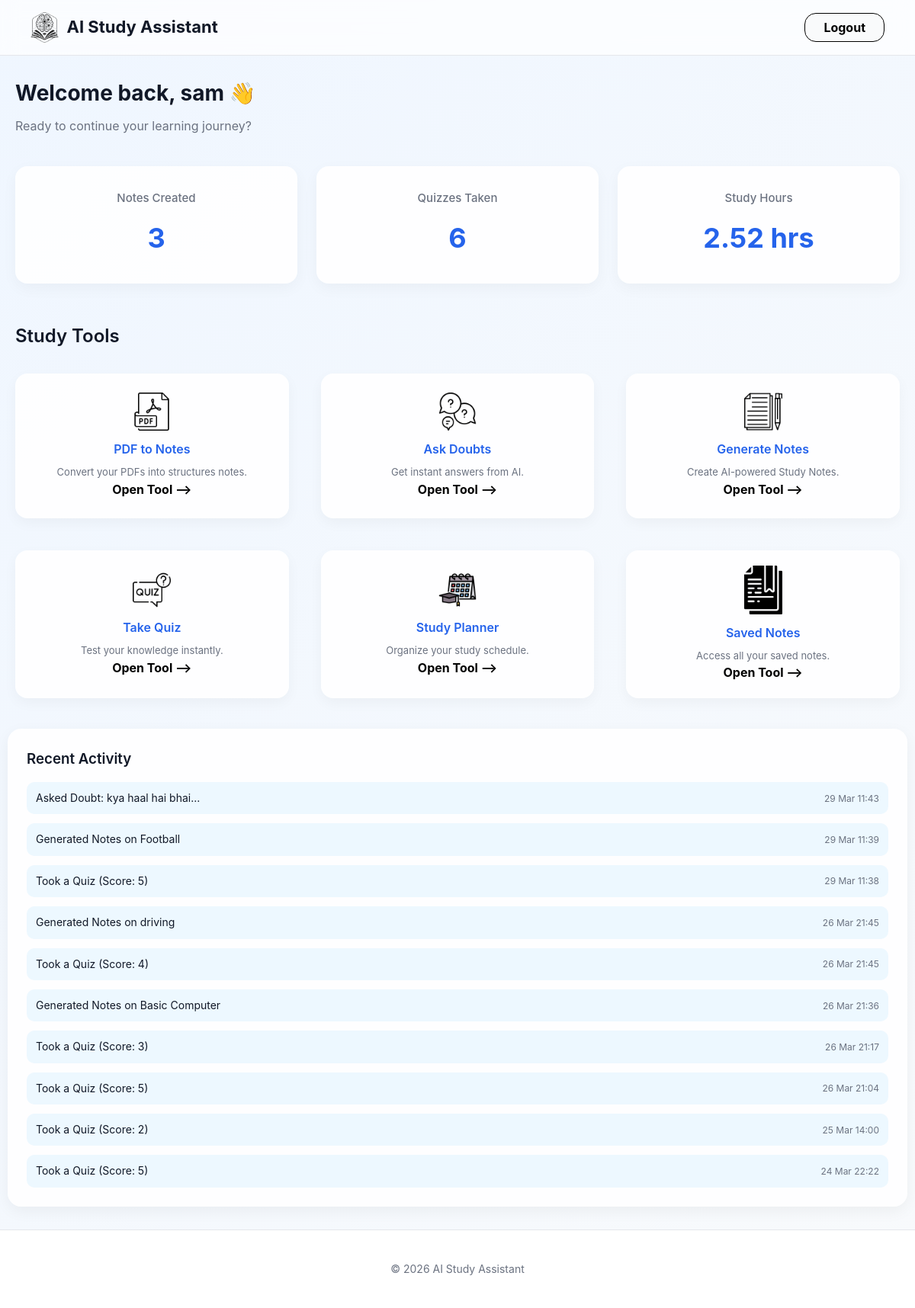
/dashboard (signed in), run on the app's committed database.
### models.py (models this page shows)
class User(db.Model):
    __tablename__ = "users"
    id = db.Column(db.Integer, primary_key=True)
    username = db.Column(db.String(120), nullable=False)
    email = db.Column(db.String(120), unique=True, nullable=False)
    password = db.Column(db.String(200), nullable=False)
    quiz_count = db.Column(db.Integer, default=0)
    study_time = db.Column(db.Integer, default=0)
    last_activity = db.Column(db.DateTime)

class Activity(db.Model):
    __tablename__ = "activities"
    id = db.Column(db.Integer, primary_key=True)
    action = db.Column(db.String(200), nullable=False)
    timestamp = db.Column(db.DateTime, server_default=db.func.now())
    user_id = db.Column(db.Integer, db.ForeignKey("users.id"), nullable=False)
    user = db.relationship("User", backref="activities")

### app.py (the view)
@app.route("/dashboard")
def dashboard():
    if "user_id" not in session:
        flash("Please Login First!", "warning")
        return redirect(url_for("index"))
    user = User.query.get(session["user_id"])
    notes_count = Note.query.filter_by(user_id=session['user_id']).count()
    quiz_count = user.quiz_count
    study_hours = round((user.study_time / 3600),2)
    activities = Activity.query.filter_by(
        user_id=session["user_id"]
    ).order_by(Activity.timestamp.desc()).limit(10).all()
    for act in activities:
        act.local_time = act.timestamp + timedelta(hours=5,minutes=30)
    return render_template("dashboard.html",
     username=session["username"],
     notes_count=notes_count,
     quiz_count=quiz_count,
     study_hours=study_hours,
     activities=activities
    )

### templates/dashboard.html
{% extends 'base.html' %}
{% block content %}
<div class="dashboard-container fade-in">
    <div class="dashboard-header fade-in">
        <h1>Welcome back, {{ username }} 👋</h1>
        <p>Ready to continue your learning journey?</p>
    </div>
    <div class="stats-grid fade-in">
        <div class="stat-card fade-in">
            <h3>Notes Created</h3>
            <h2> {{ notes_count or 0 }} </h2>
        </div>
        <div class="stat-card fade-in">
            <h3>Quizzes Taken</h3>
            <h2> {{ quiz_count or 0 }} </h2>
        </div>
        <div class="stat-card fade-in">
            <h3>Study Hours</h3>
            <h2> {{ study_hours or 0 }} hrs </h2>
        </div>
    </div>
    <h2 style="margin-left:10px; margin-bottom:20px;">Study Tools</h2>
    <div class="tools-grid fade-in">
        <a href="/pdf_to_notes" class="card fade-in">
            <img src="{{ url_for('static', filename='images/d-pdf.png') }}" alt="pdf to notes">
            <h3>PDF to Notes</h3>
            <p>Convert your PDFs into structures notes.</p>
            <h4>Open Tool &xrarr;</h4>
        </a>
        <a href="/ask_doubts" class="card fade-in">
            <img src="{{ url_for('static', filename='images/d-questions.png') }}" alt="ask doubts">
            <h3>Ask Doubts</h3>
            <p>Get instant answers from AI.</p>
            <h4>Open Tool &xrarr;</h4>
        </a>
        <a href="/generate_notes" class="card fade-in">
            <img src="{{ url_for('static', filename='images/d-notes.png') }}" alt="generate notes">
            <h3>Generate Notes</h3>
            <p>Create AI-powered Study Notes.</p>
            <h4>Open Tool &xrarr;</h4>
        </a>
        <a href="/quiz" class="card fade-in">
            <img src="{{ url_for('static', filename='images/d-quiz.png') }}" alt="take quiz">
            <h3>Take Quiz</h3>
            <p>Test your knowledge instantly.</p>
            <h4>Open Tool &xrarr;</h4>
        </a>
        <a href="/study_planner" class="card fade-in">
            <img src="{{ url_for('static', filename='images/d-calendar.png') }}" alt="study planner">
            <h3>Study Planner</h3>
            <p>Organize your study schedule.</p>
            <h4>Open Tool &xrarr;</h4>
        </a>
        <a href="/saved_notes" class="card fade-in">
            <img src="{{ url_for('static', filename='images/d-save.png') }}" alt="saved notes">
            <h3>Saved Notes</h3>
            <p>Access all your saved notes.</p>
            <h4>Open Tool &xrarr;</h4>
        </a>
    </div>
    <div class="recent-activity fade-in">
        <h3>Recent Activity</h3>
        {% if activities %}
        <div class="activity-list fade-in">
            {% for act in activities %}
            <div class="activity-item">
                <div class="activity-text">
                    {{ act.action }}
                </div>
                <div class="activity-time">
                    {{ act.local_time.strftime("%d %b %H:%M") }}
                </div>
            </div>
            {% endfor %}
        </div>
        {% else %}
        <p>No recent activity</p>
        {% endif %}
    </div>
</div>
{% endblock %}

### static/css/style.css (style rules this page uses)
:root { --primary: #2563eb; --secondary: #9333ea; --text-dark: #111827; --text-light: #6b7280; --bg: linear-gradient( 135deg, #eff6ff, #f8fafc ); --card: rgba(255,255,255,0.9); --bg-light: #f9fafb; --white: #ffffff; --border-light: #e5e7eb; }
* { margin: 0; padding: 0; box-sizing: border-box; transition: all 0.3s ease; }
html { scroll-behavior: smooth; }
body { font-family: "Inter", Arial, sans-serif; min-height: 100vh; display: flex; flex-direction: column; background: var(--bg); color: var(--text-dark); padding-top: 90px; line-height: 1.6; }
img { max-width: 100%; display: block; }
a { text-decoration: none; }
h1, h2, h3 { font-weight: 600; }
.card { background: var(--card); margin: 10px; padding: 30px; border-radius: 16px; box-shadow: 0 4px 15px rgba(0, 0, 0, 0.05); transition: transform 0.3s ease, box-shadow 0.3s ease; text-align: center; }
.card img { width: 80px; margin: 0 auto 15px; }
.card h4 { color: black; font-size: medium; }
.card p { font-size: 15px; color: var(--text-light); }
.dashboard-container { padding: 10px; }
.dashboard-header { margin-bottom: 40px; }
.dashboard-header h1 { font-size: 28px; margin-left: 10px; margin-bottom: 8px; font-weight: 700; }
.dashboard-header p { margin-left: 10px; color: #6b7280; font-size: 16px; }
.stats-grid { display: grid; grid-template-columns: repeat(auto-fit, minmax(240px, 1fr)); gap: 25px; margin: 10px 10px 50px 10px; }
.stat-card { background: var(--card); padding: 30px; border-radius: 16px; text-align: center; box-shadow: 0 6px 20px rgba(0, 0, 0, 0.04); transition: 0.3s ease; }
.stat-card h3 { font-size: 15px; color: #6b7280; font-weight: 500; }
.stat-card h2 { font-size: 36px; margin-top: 12px; color: #2563eb; font-weight: 700; }
.tools-grid { display: grid; grid-template-columns: repeat(3, minmax(180px, 1fr)); gap: 22px; }
.tools-grid .card { background: var(--card); border-radius: 16px; padding: 20px; text-align: center; box-shadow: 0 6px 18px rgba(0, 0, 0, 0.04); transition: all 0.25s ease; display: flex; flex-direction: column; justify-content: center; align-items: center; min-height: 190px; }
.tools-grid .card img { width: 50px; margin-bottom: 12px; }
.tools-grid .card h3 { font-size: 16px; margin-bottom: 6px; font-weight: 600; color: #2563eb; }
.tools-grid .card p { font-size: 13px; color: #6b7280; }
.recent-activity { margin-top: 30px; background: var(--card); padding: 25px; border-radius: 18px; box-shadow: 0 6px 20px rgba(0, 0, 0, 0.05); }
.activity-list { margin-top: 15px; display: flex; flex-direction: column; gap: 12px; }
.activity-item { display: flex; justify-content: space-between; align-items: center; padding: 10px 12px; border-radius: 10px; background: rgb(237, 248, 255); }
.activity-text { font-size: 14px; }
.activity-time { font-size: 12px; color: #6b7280; }
.fade-in { animation: fadeIn 0.4s ease; }

### data on the page
User: username "sam"
Activity: action "Asked Doubt: kya haal hai bhai...", local_time "29 Mar 11:43"
Activity: action "Generated Notes on Football", local_time "29 Mar 11:39"
Activity: action "Took a Quiz (Score: 5)", local_time "29 Mar 11:38"
Activity: action "Generated Notes on driving", local_time "26 Mar 21:45"
Activity: action "Took a Quiz (Score: 4)", local_time "26 Mar 21:45"
Activity: action "Generated Notes on Basic Computer", local_time "26 Mar 21:36"
Activity: action "Took a Quiz (Score: 3)", local_time "26 Mar 21:17"
Activity: action "Took a Quiz (Score: 5)", local_time "26 Mar 21:04"
Activity: action "Took a Quiz (Score: 2)", local_time "25 Mar 14:00"
Activity: action "Took a Quiz (Score: 5)", local_time "24 Mar 22:22"

### other printed values
{{ notes_count or 0 }} "3"
{{ quiz_count or 0 }} "6"
{{ study_hours or 0 }} "2.52"
